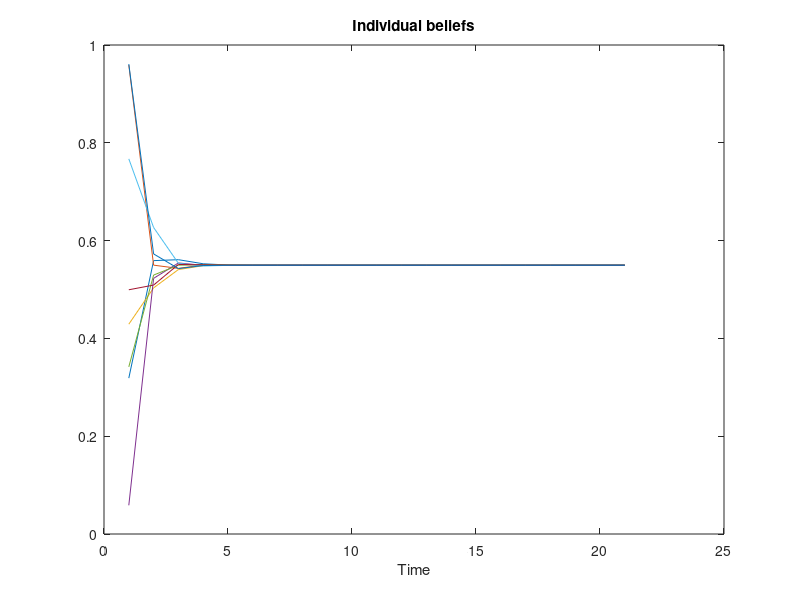

Recreate this plot in MATLAB.
% DeGroot_1974_examples
% Written by Michael Hatcher
% Based on DeGroot (1974), Reaching a Consensus, JASA

clc; clear; close all

% Calibration
N = 20;  %No. of simulated periods

%Example 1 
%T = [0.5 0.5; 0.25 0.75];  p = [0; 1]; 
%Example 2
%T = [0.5 0.5 0; 0.25 0.75 0; 1/3 1/3 1/3]; p = [0; 1; 0.5];
%Example 3
%T = [0.5 0.5 0 0; 0.5 0.5 0 0; 0 0 0.5 0.5; 0 0 0.5 0.5];
%p = [0 1; 0.5; 0.2];
%Example 4
%T = [1 0; 0 1]; p = [0; 1];

%Example 5
n = 8; %Size of network (Ex. 5)
T0 = rand(n); p = rand(n,1); 
for i=1:n 
    for j=1:n 
  T(i,j) = T0(i,j)/sum(T0(i,1:n));
    end
end

pnew = p; I = eye(length(p));
vec1 = ones(1,length(p));
vec0 = zeros(length(p),1);

% Stationary prob. vector (weights in final consensus) 
w = transpose([ T'-I; vec1 ] \ [ vec0; 1 ]);   
p_end = w*pnew;    %Terminal belief vector

for t=1:N

    pnew = T*pnew;
    
    for i=1:length(p)
        pe(i,t) = pnew(i);  %Dynamics
    end

end

disp('Terminal belief vector is')
pnew
Check = p_end - pnew;
if sum(Check)/length(Check) < 1e-10
    disp('Stationary prob vector is') 
    w
end

pe = [p pe];   %Inc. initial belief in plot

figure(1)
for i=1:length(pnew)
plot(pe(i,1:N+1)), hold on
end
title('Individual beliefs'), xlabel('Time')
